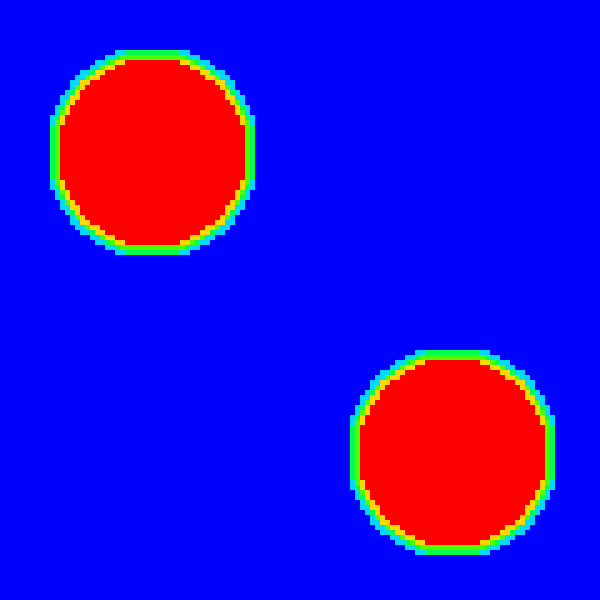
Frame 1 (no input)
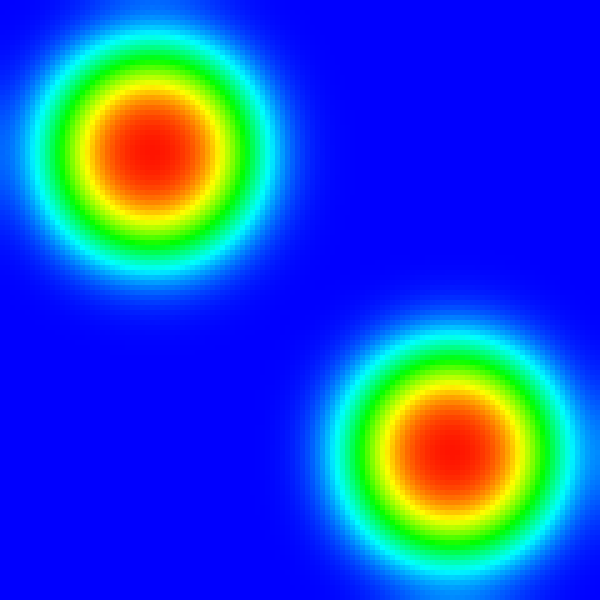
Frame 60 (the mouse pressed at the canvas centre just before this capture)
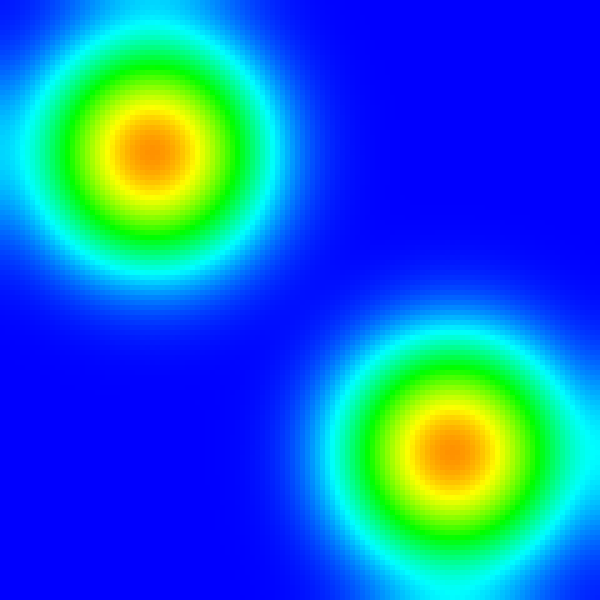
Frame 120 (the mouse held since frame 60 and released just before this capture)

The Processing sketch that drew these frames (run headless with seeded random() and noise(); from frame 60 on, the mouse is pressed at the canvas centre):

// Processing sketch: FourierHeat
// ── FourierHeat.pde
Grid[][] grid; // Store current temperatures of each area in the grid. Red (warmer) colors indicate higher temperatures. Blue (cooler) colors indicate lower temperatures.
final float k = 0.15; // Coefficient of heat conductivity (Low values indicate less heat transfer; high values mean more transfer. Constant should be kept relatively low for this model.)
final int d = 5; // Density (Larger density means greater grid size; smaller density means smaller grid size. Density should not exceed the size of window.)
final float max = 100000000; // Maximum temperature of the initial heat spots. (Preferably kept at higher values.)

// Initiailize the model
void setup() {
  noStroke();
  colorMode(HSB,360,100,100);
  size(600,600);
  grid = new Grid[width/d][height/d];
  for (int x = 0; x < width/d; x++) {
    for (int y = 0; y < width/d; y++) {
      if (sqrt(sq(x-width/4/d)+sq(y-height/4/d)) < 100/d || sqrt(sq(x-3*width/4/d)+sq(y-3*height/4/d)) < 100/d) {
        grid[x][y] = new Grid(max);
      }
      else {
        grid[x][y] = new Grid(1);
      }
    }
  }
}

// Update colors of grid
void draw() {
  // Get current grid
  Grid[][] gTemp = copy(grid);
  for (int x = 0; x < width/d; x++) {
    for (int y = 0; y < height/d; y++) {
      for (int i = -1; i <= 1; i += 2) {
        for (int j = -1; j <= 1; j += 2) {
          // Check for bounds
          if (x+i != -1 && y+j != -1 && x+i != grid.length && y+j!= grid[0].length) {
            float l = sqrt(sq(i)+sq(j));
            float c = gTemp[x][y].gt()-gTemp[x+i][y+j].gt();
            grid[x+i][y+j].st(grid[x+i][y+j].gt()+k*c/l);
            grid[x][y].st(grid[x][y].gt()-k*c/l);
          }
        }
      }
    }
  }
  sketch(grid);
}

// Sketch new state
void sketch(Grid[][] m) { 
  for (int x = 0; x < m.length; x++) {
    for (int y = 0; y < m[0].length; y++) {
      fill(map(m[x][y].gt(),0,max,240,0),100,100);
      rect(x*d,y*d,(x+1)*d,(y+1)*d);
    }
  }  
}

// Copy current Grid
Grid [][] copy(Grid [][] m) {
  Grid[][] newGrid = new Grid[m.length][m[0].length];
  for (int x = 0; x < newGrid.length;x++) {
    for (int y = 0; y < newGrid[x].length; y++) {
      newGrid[x][y] = new Grid(m[x][y].gt());
    }
  }
  return newGrid;
}

// ── Flow.pde
class Grid {
  // Variables
  float t;
  PVector v;
  float rho;
  
  // Constructors
  Grid(float t1) {
    t = t1;
  }
  Grid(float t1, PVector v1) {
    t = t1;
    v = v1;
  }
  Grid(float t1, PVector v1, float rho1) {
    t = t1;
    v = v1;
    rho = rho1;
  }
  
  // Setters
  void st(float t1) {
    t = t1;
  }
  void sv(PVector v1) {
    v = v1;
  }
  void sr(float rho1) {
    rho = rho1;
  }
  
  // Getters
  float gt() {
    return t;
  }
  PVector gv() {
    return v;
  }
  float gr() {
    return rho;
  }
}
